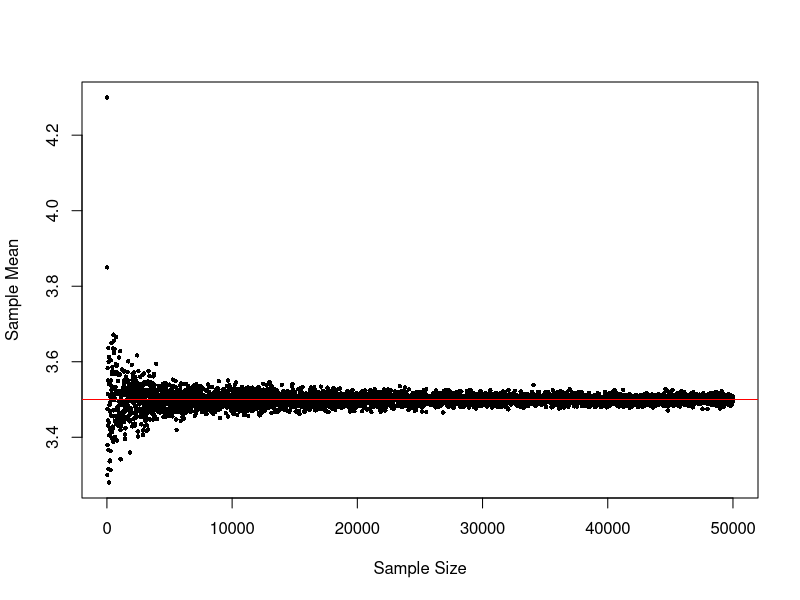
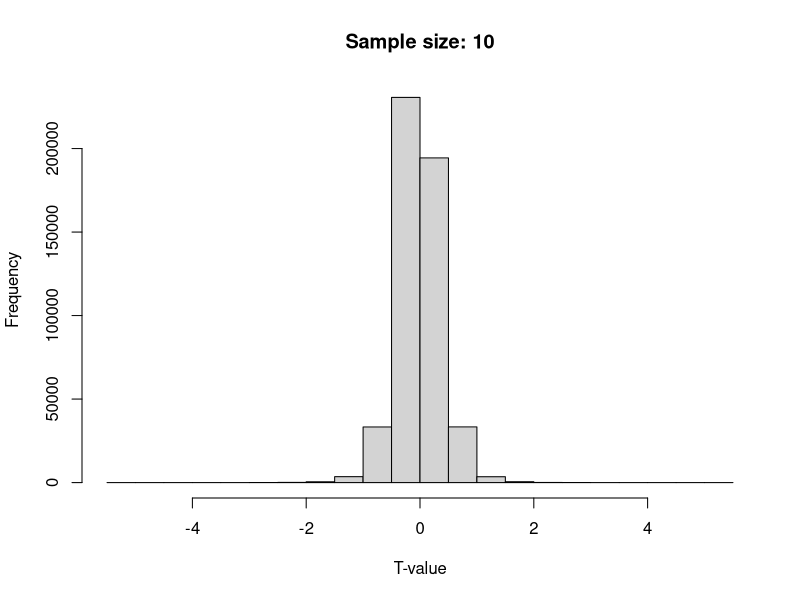
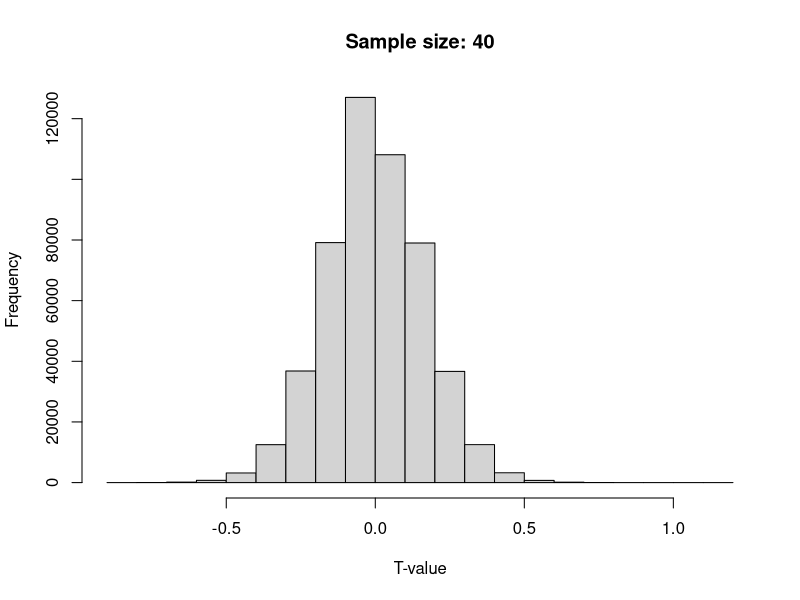
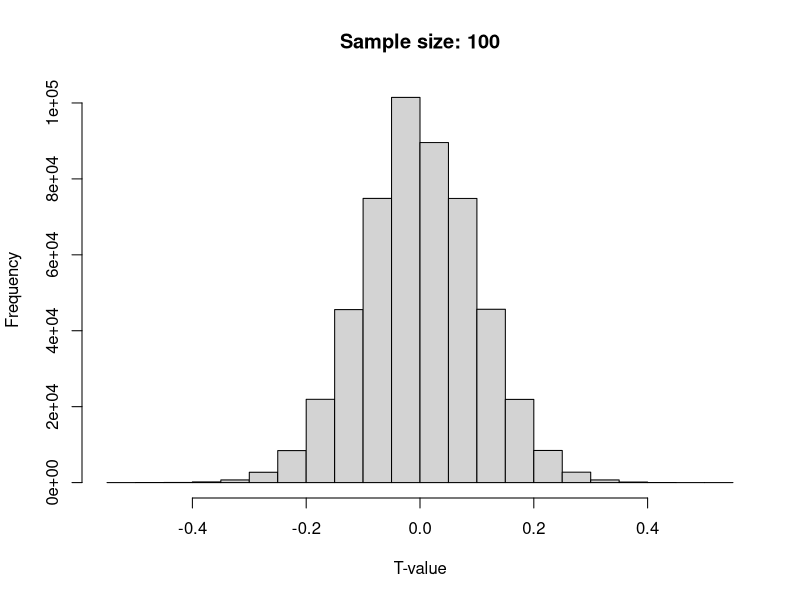
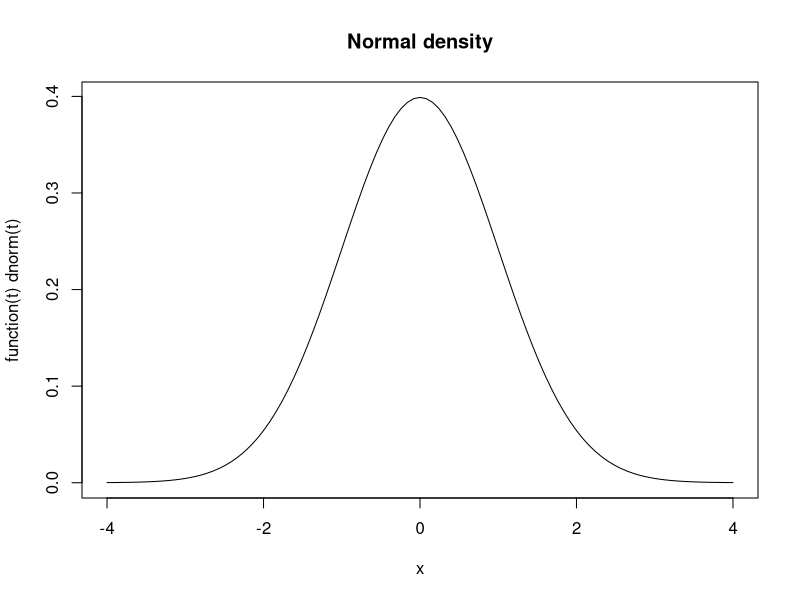

The R source for these figures, in order:
## ---- chunk 1
# set seed for random number generation
set.seed(3)
## ---- chunk 2
# first we define the potential values a die can take
dvalues <- 1:6 # the : operater generates a regular sequence of numbers (from:to)
dvalues
# define the size of the sample n (how often do we roll the die...)
# for a start, we only roll the die ten times
n <- 10
# draw the random sample: 'roll the die n times and record each result'
results <- sample( x = dvalues, size = n, replace = TRUE)
# compute the mean
mean(results)
## ---- chunk 3
n <- 100
# draw the random sample: 'roll the die n times and record each result'
results <- sample( x = dvalues, size = n, replace = TRUE)
# compute the mean
mean(results)
## ---- chunk 4
# Essentially, what we are doing here is repeating the experiment above many times, each time increasing n.
# define the set of sample sizes
ns <- seq(from = 10, to = 50000, by = 10)
# initiate an empty list to record the results
means <- list()
length(means) <- length(ns)
# iterate through each sample size: 'repeat the die experiment for each sample size'
for (i in 1:length(ns)) {
     
     means[[i]] <- mean(sample( x = dvalues, size = ns[i], replace = TRUE))
}

# visualize the result: plot sample means against sample size
plot(ns, unlist(means),
     ylab = "Sample Mean",
     xlab = "Sample Size",
     pch = 16,
     cex = .6)
abline(h = 3.5, col = "red")
## ---- chunk 5

# First we roll the die like above
n <- 100
# draw the random sample: 'roll the die n times and record each result'
results <- sample( x = dvalues, size = n, replace = TRUE)
# compute the mean
sample_mean <- mean(results)
# compute the sample sd
sample_sd <- sd(results)
# estimated standard error of the mean
mean_se <- sample_sd/sqrt(n)

# compute the t-statistic:
t <- (sample_mean - 3.5) / mean_se
t

## ---- chunk 6
# calculate the p-value associated with the t-value calculated above
2*pnorm(-abs(t))
## ---- chunk 7
# define the set of sample sizes
ns <- c(10, 40, 100)
# initiate an empty list to record the results
ts <- list()
length(ts) <- length(ns)
# iterate through each sample size: 'repeat the die experiment for each sample size'
for (i in 1:length(ns)) {
     
     samples.i <- sapply(1:500000, function(j) sample( x = dvalues, size = ns[i], replace = TRUE))
     ts[[i]] <- apply(samples.i, function(x) (mean(x) - 3.5) / sd(x), MARGIN = 2)
}

# visualize the result: plot the density for each sample size

# plot the density for each set of t values
hist(ts[[1]], main = "Sample size: 10", xlab = "T-value")
hist(ts[[2]], main = "Sample size: 40", xlab = "T-value")
hist(ts[[3]], main = "Sample size: 100", xlab = "T-value")

# finally have a look at the actual standard normol distribution as a reference point
plot(function(t)dnorm(t), -4, 4, main = "Normal density")
